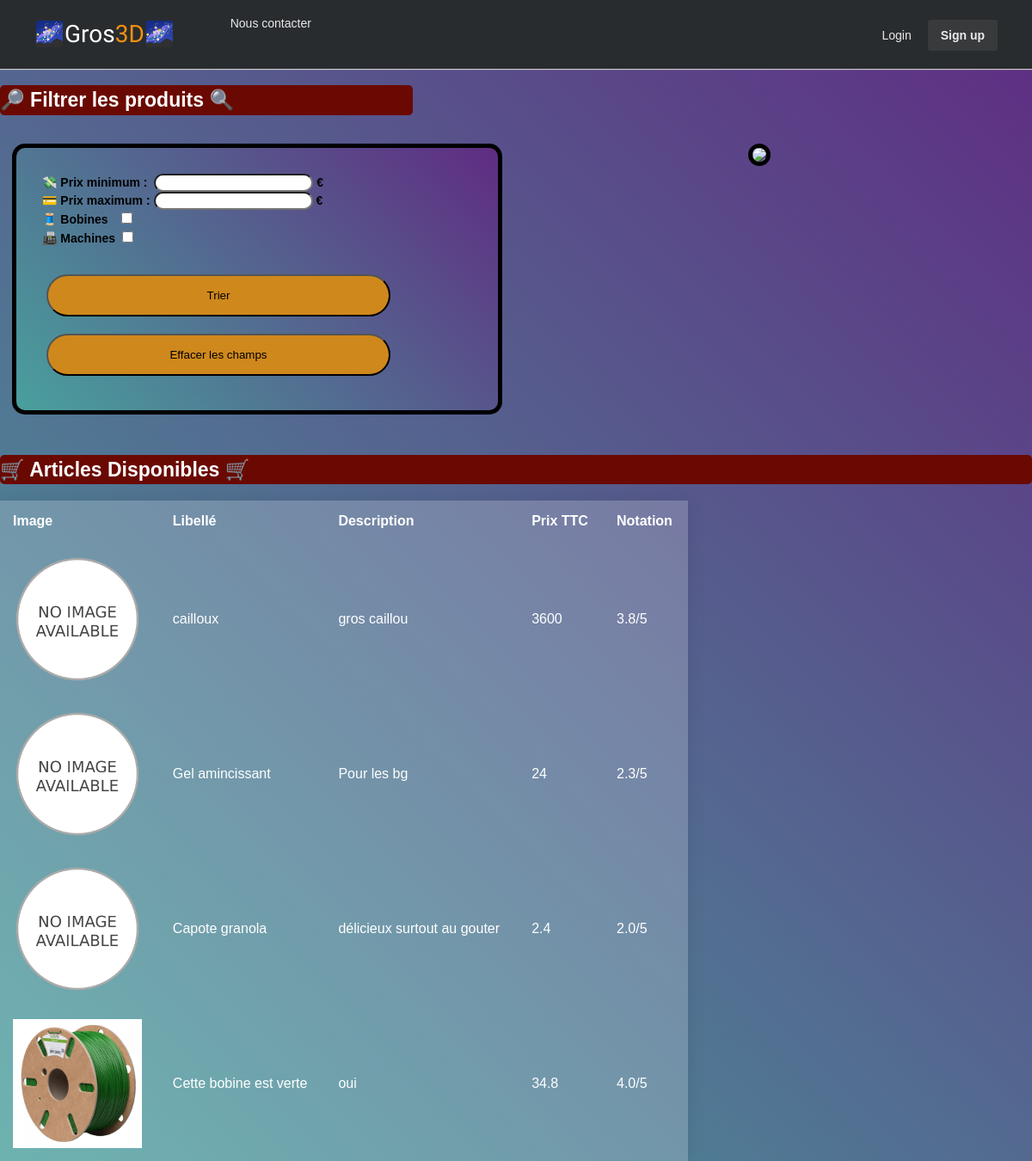
Screenshot of /main.php with the database file from the repository.
### tables this page shows
CREATE TABLE Product (

 id INT PRIMARY KEY AUTO_INCREMENT NOT NULL,
 image varchar(255) NOT NULL,
 name varchar(255) NOT NULL,
 description varchar(1000) NOT NULL,
 price double NOT NULL,
 rating double

);

### main.php (the view, shortened to what this page needs)
<?php
if (isset($_SESSION['userName'])) {
	$root = $_SESSION['userName'];
	if ($_SESSION['userName'] == 'User') {
		include("configCSS_adm.html");
		include("header_op.php");
		echo '<h1 style="color:white;text-align:center;">Bienvenu utilisateur '.$_SESSION['login'].'</h1>';
	} else if ($_SESSION['userName'] == 'Root') {
		include("configCSS_adm.html");
		include("header_op.php");
		echo '<h1 style="color:white;text-align:center;">Bienvenu administrateur '.$_SESSION['login'].'</h1>';
	} else {
		include("configCSS.html");
		include("header.php");
	}
} else {
	include("header.php");
}
include("config.php");
?>
<html>
<head>
</head>
<h2 id=filtre>🔎 Filtrer les produits 🔍</h2>
<div class="box">
	<form method="post">
		<div class="col">
			<div class=formulaire>
				<div>
					<label for="price">💸 Prix minimum : </label>
					<input type="price" id="min" name="price_min"> €
				</div>
				<div>
					<label for="price">💳 Prix maximum :</label>
					<input type="price" id="max" name="price_max"> €
				</div>
				<div>
					<label for="bobine">🧵 Bobines  </label>
					<input type="checkbox" id="bobine" name="bobine">
				</div>
				<div>
					<label for="machine">📠 Machines</label>
					<input type="checkbox" id="machine" name="machine">
				</div>
				<br>
				<input type="submit" value="Trier">
				<input type="reset" value="Effacer les champs">
			</div>
		</div>
	</form>
	<div class="col">
		<img class="gif" src="assets/bg.gif">
	</div>
</div>
<h2>🛒 Articles Disponibles 🛒</h2>
<table>
	<tr>
		<th>Image</th>
		<th>Libellé</th>
		<th>Description</th>
		<th>Prix TTC</th>
		<th>Notation</th>
	</tr>
	<?php
    function grande_fonction($value, $prixminentre, $prixmaxentre, $foo)
    {
	    include("config.php");
	    $sql = 'SELECT CAST(AVG(rating.rate) AS DECIMAL(5, 1)) as MOY FROM rating,product WHERE rating.idProduct =' . $value['id'];
	    $resultat = $conn->query($sql);
	    if (empty($prixminentre) && !empty($prixmaxentre)) {
		    if ((($value['price'] * 1.2) < $prixmaxentre) && ($foo == false)) {
			    echo (empty($value['image'])) ? "<td>" . '<img class="fit-picture"' . "src=assets/no_image.png" . ">" . "</td>" : "<td>" . '<img class="fit-picture"' . "src=" . $value['image'] . ">" . "</td>";
			    echo (empty($value['name'])) ? "<td>" . 'NA' . "</td>" : "<td>" . ($value['name']) . "</td>";
			    echo (empty($value['description'])) ? "<td>" . 'NA' . "</td>" : "<td>" . ($value['description']) . "</td>";
			    echo (empty($value['price'])) ? "<td>" . 'NA' . "</td>" : "<td>" . ($value['price'] * 1.2) . "</td>";
			    while ($ligne = mysqli_fetch_array($resultat)) {
				    echo (empty($ligne['MOY'])) ? "<td> 0/5 </td>" : "<td>" . $ligne['MOY'] . "/5 </td>";
			    }
		    }
	    }
    }
    $connectaumax = $conn->query("SELECT * FROM product");
    foreach ($connectaumax as $value) {
	    $foo = false;
    ?>
	<tr id=line onclick="document.location = 'produit.php?id=<?= $value['id'] ?>'">
		<?php
	    if (!empty($_POST) && isset($_POST['price_min']) && isset($_POST['price_max'])) {
		    $prixminentre = $_POST['price_min'];
		    $prixmaxentre = $_POST['price_max'];
	    } else {
		    $prixminentre = 0;
		    $prixmaxentre = PHP_INT_MAX;
	    }
        ?>
		<?php
	    if (empty($_POST['bobine']) && empty($_POST['machine'])) {
		    grande_fonction($value, $prixminentre, $prixmaxentre, $foo);
	    }
	    echo "</tr>";
    }
        ?>
</table>
</body>
</html>

### assets/style.css (style rules this page uses)
html, body { height: 100%; box-sizing: border-box; }
body { height: 100%; margin: 0; background: -webkit-linear-gradient(45deg, #49a09d, #5f2c82); background: linear-gradient(45deg, #49a09d, #5f2c82); background-repeat: no-repeat; background-attachment: fixed; font-family: sans-serif; font-weight: 100; font:14px/1.5 Arial, Helvetica, sans-serif; padding:0; margin:0px auto; color: black; }
table { width: 800px; border-collapse: collapse; overflow: hidden; box-shadow: 0 0 20px rgba(0, 0, 0, 0.1); }
th, td { padding: 15px; background-color: rgba(255, 255, 255, 0.2); color: #fff; }
th { text-align: left; }
tbody td { position: relative; }
input { border-radius: 25px; }
.box { display: flex; }
.col { flex: 1; padding: 1em; }
.gif { position: abso; margin-left: 45%; max-width: 1200px; border-radius: 25px ; border: 5px solid #000; }
.fit-picture { width: 150px; height: 150px; }
h2 { font-size: 23px; border-radius: 5px; background: #6a0902; color: white; }
.formulaire { background: -webkit-linear-gradient(45deg, #49a09d, #5f2c82); background: linear-gradient(45deg, #49a09d, #5f2c82); border-radius: 15px ; padding: 30px; width: 500px; margin-right: 60%; border: 5px solid black; font-weight: bold; }
input[type=submit] { background-color: #cf881c; width: 80%; padding: 15px 22px; margin: 10px 5px; box-sizing: border-box; border-radius: 25px ; }
input[type=reset] { background-color: #cf881c; width: 80%; padding: 15px 22px; margin: 10px 5px; box-sizing: border-box; border-radius: 25px ; }
#filtre { margin-right: 60%; }

### assets/header-login-signup.css (style rules this page uses)
body { margin:0; padding:0; }

### rows the page displays
product: name "cailloux", description "gros caillou", $value['price']*1.2 "3600", MOY "3.8"
product: name "Gel amincissant", description "Pour les bg", $value['price']*1.2 "24", MOY "2.3"
product: name "Capote granola", description "délicieux surtout au gouter", $value['price']*1.2 "2.4", MOY "2.0"
product: image (picture), name "Cette bobine est verte", description "oui", $value['price']*1.2 "34.8", MOY "4.0"
